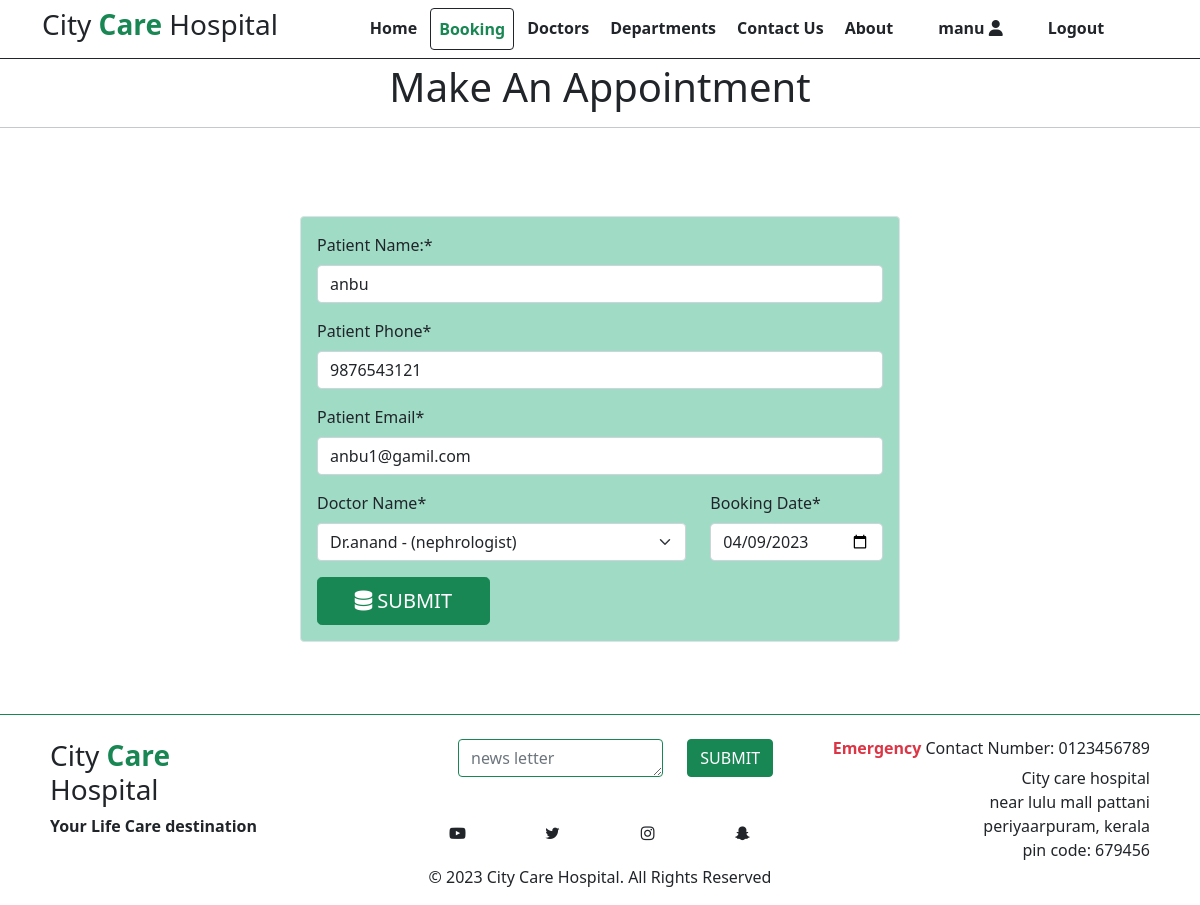
The page /103/ (signed in) on the database its author committed.
### Hos_app/models.py (models this page shows)
class Booking(models.Model):
    p_name = models.CharField(max_length=255)
    p_phone = models.CharField(max_length=10)
    p_email = models.EmailField()
    doc_name = models.ForeignKey(Doctors, on_delete= models.CASCADE)
    Booking_date = models.DateField()
    Booked_on = models.DateField(auto_now=True)

class Doctors(models.Model):
    doc_name = models.CharField(max_length=255)
    doc_spec = models.CharField(max_length=255)
    dep_name = models.ForeignKey(Departments, on_delete=models.CASCADE)
    doc_image = models.ImageField(upload_to='doctors')
    def __str__(self):
        return 'Dr.' + self.doc_name + ' - (' + self.doc_spec + ')'

### Hos_app/views.py (the view, shortened to what this page needs)
# urls.py: path('<int:id>/', views.booking, name='booking_update'),
@login_required
def booking(request,id=0):
    if request.method == "GET":
        if id == 0:
            form = BookingForm()
        else:
            booking = Booking.objects.get(pk=id)
            form = BookingForm(instance=booking)
        return render(request,"booking.html", {'form':form})

### Hos_app/forms.py
class BookingForm(forms.ModelForm):
    class Meta:
        model = Booking
        fields = '__all__'
        widgets = {
            'Booking_date':DateInput()
        }
        labels = {
            'p_name':'Patient Name:',
            'p_phone':'Patient Phone',
            'p_email':'Patient Email',
            'doc_name':'Doctor Name',
            'Booking_date':'Booking Date',
        }

### templates/booking.html (shortened to what this page needs)
{% extends 'base.html' %}
{% load crispy_forms_tags %}
{% block nav2 %}
<li class="nav-item">
  <a class="nav-link p-2 mb-0 bg-white text-success active border border-dark rounded" href="{% url 'booking' %}">Booking</a>
</li>
{% endblock nav2 %}
{% block content %}
  <h1 class="text-center m-1">Make An Appointment</h1>
  <hr>
<br>
  <br>
  <br>
<div class="container w-50 p-3 my-20 border rounded mb-4" style="background-color:hsl(158, 45%, 74%);">
  <form action="" method="POST" autocomplete="off" class="fw-semibold">
    {{form.p_name|as_crispy_field}}
    {{form.p_phone|as_crispy_field}}
    {{form.p_email|as_crispy_field}}
        <div class="row">
            <div class="col-md-8">
                {{form.doc_name|as_crispy_field}}
            </div>
            <div class="col-md-4">
                {{form.Booking_date|as_crispy_field}}
            </div>
        </div>
        <div class="row">
            <div class="col-md-4">
                <button type="submit" class="btn btn-success btn-lg col-md-12  d-md-block"><i class="fa-solid fa-database"></i> SUBMIT</button>
            </div>
        </div>
  </form>
</div>
<br>
<br>
{% endblock content %}

### templates/base.html (shortened to what this page needs)
{% load static %}
<!DOCTYPE html>
<html>
  <head>
    <link rel="stylesheet"
      href=" https://cdn.jsdelivr.net/npm/bootstrap@5.1.3/dist/css/bootstrap.min.css ">
      <link rel="stylesheet" href="https://cdnjs.cloudflare.com/ajax/libs/font-awesome/6.3.0/css/all.min.css"
/>
      <link rel="stylesheet" href="https://cdnjs.cloudflare.com/ajax/libs/font-awesome/4.7.0/css/font-awesome.min.css">
      <link rel="stylesheet" href="{% static '/css/main.css'%}">
  </head>
  <body>
  {% block nav %}
    <nav class="navbar bg-white  navbar-expand-md sticky-top border-bottom border-dark">
      <div class="container">
        <div class="col-3 text-left pl-md-0">
          <h3 class="text-dark"> City <b class="text-success">Care</b> Hospital </h3>
        </div>
        <div class="collapse navbar-collapse justify-content-center col-md-8 navbar-collapse-3">
          <ul class="navbar-nav justify-content-center  fw-bold" style="gap: 5px;">
            {% block nav1 %}
            <li class="nav-item active">
              <a class="nav-link text-dark active" href="{% url 'index' %}">Home </a>
            </li>
            {% endblock nav1 %}
            {% block nav2 %}{% endblock nav2 %}
            {% block nav3 %}
            <li class="nav-item">
              <a class="nav-link text-dark" href="{% url 'doctors' %}">Doctors</a>
            </li>
            {% endblock nav3 %}
            {% block nav4 %}
			      <li class="nav-item">
              <a class="nav-link text-dark" href="{% url 'department' %}">Departments</a>
            </li>
            {% endblock nav4 %}
            {% block nav5 %}
            <li class="nav-item">
              <a class="nav-link text-dark" href="#contacts">Contact Us</a>
            </li>
            {% endblock nav5 %}
            {% block nav6 %}
            <li class="nav-item">
              <a class="nav-link text-dark" href="{% url 'about' %}">About</a>
            </li>
            {% endblock nav6 %}
            {% if user.is_authenticated %}
            <li class="nav-item ms-4">
              <a class="nav-link text-dark" href="{% url 'profile' user.username %}">{{user.username}} <i class="fas fa-user"></i></a>
            </li>
            <li class="nav-item ms-4">
              <a class="nav-link text-dark" href="{% url 'logout' %}">Logout</a>
            </li>
            {% endif %}
          </ul>
        </div>
      </div>
    </nav>
    {% endblock nav %}
    {% block content %}
    {% endblock content %}
	{% block footer %}
    <section class="" id="contacts">
      <footer class="pt-3 pb-2  bg-white text-dark border-top border-success">
        <div class="container d-flex bd-highlight">
          <div class="p-2 col-12 col-md-4 bd-highlight text-start">
            <h3 class="text-dark"> City <b class="text-success">Care</b><br> Hospital </h3>
            <p><b>Your Life Care destination</b></p>
          </div>
          <div class="p-2 col-12 col-md-4 bd-highlight border-dark text-center">
            <form action="#" class="d-inline">
              <div class="row ms-4">
                <div class="col-8">
                  <textarea name="" cols="12" rows="1" class="form-control border border-success" placeholder="news letter"></textarea>
                </div>
                <div class="col-2">
                <button type="submit" class="btn btn-success">SUBMIT
                </button>
                </div>
              </div>
            </form>
            <br>
            <br>
            <div class="row">
              <i class="fa fa-youtube-play col-3" aria-hidden="true"></i>
              <i class="fa fa-twitter col-3" aria-hidden="true"></i>
              <i class="fa fa-instagram col-3" aria-hidden="true"></i>
              <i class="fa fa-snapchat-ghost col-3" aria-hidden="true"></i>
            </div>
            <br>
            © 2023 City Care Hospital. All Rights Reserved
          </div>
          <div class="p-2 col-12 col-md-4 bd-highlight border-dark text-end">
            <h6><b class="text-danger">Emergency</b> Contact Number: 0123456789</h6>
            <p>City care hospital<br>
              near lulu mall pattani<br>
              periyaarpuram, kerala<br>
              pin code: 679456
            </p>
          </div>
        </div>
      </footer>
    </section>
    {% endblock  %}
  </body>
</html>

### rows shown on the page
Booking: p_name "anbu", p_phone "9876543121", p_email "anbu1@gamil.com", Booking_date "04/09/2023"
Doctors: doc_name "Dr.anand - (nephrologist)"

### other values the page prints
{{ user.username }} "manu"
